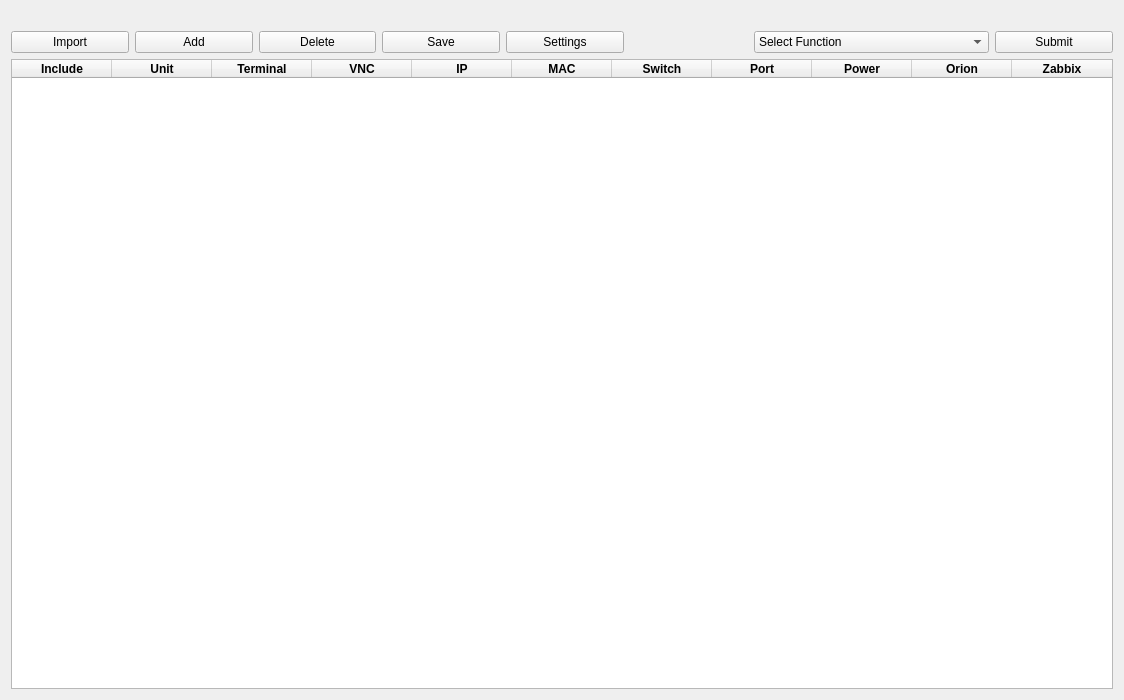
<?xml version="1.0" encoding="UTF-8"?>
<ui version="4.0">
 <class>Form</class>
 <widget class="QWidget" name="Form">
  <property name="geometry">
   <rect>
    <x>0</x>
    <y>0</y>
    <width>1124</width>
    <height>700</height>
   </rect>
  </property>
  <property name="windowTitle">
   <string>Form</string>
  </property>
  <layout class="QHBoxLayout" name="horizontalLayout">
   <item>
    <layout class="QVBoxLayout" name="layout_main" stretch="1,14">
     <item>
      <layout class="QHBoxLayout" name="layout_btnTableControlGroup" stretch="1,1,1,1,1,1,2,1">
       <property name="spacing">
        <number>6</number>
       </property>
       <property name="topMargin">
        <number>20</number>
       </property>
       <item>
        <widget class="QPushButton" name="btn_import">
         <property name="text">
          <string>Import</string>
         </property>
        </widget>
       </item>
       <item>
        <widget class="QPushButton" name="btn_add">
         <property name="text">
          <string>Add</string>
         </property>
        </widget>
       </item>
       <item>
        <widget class="QPushButton" name="btn_delete">
         <property name="text">
          <string>Delete</string>
         </property>
        </widget>
       </item>
       <item>
        <widget class="QPushButton" name="btn_save">
         <property name="text">
          <string>Save</string>
         </property>
        </widget>
       </item>
       <item>
        <widget class="QPushButton" name="btn_setting">
         <property name="text">
          <string>Settings</string>
         </property>
        </widget>
       </item>
       <item>
        <widget class="QLabel" name="label_empty">
         <property name="text">
          <string/>
         </property>
        </widget>
       </item>
       <item>
        <widget class="QComboBox" name="comboBox">
         <item>
          <property name="text">
           <string>Select Function</string>
          </property>
         </item>
         <item>
          <property name="text">
           <string>Reboot Browsers</string>
          </property>
         </item>
         <item>
          <property name="text">
           <string>Reboot Terminals</string>
          </property>
         </item>
         <item>
          <property name="text">
           <string>Get Power Data</string>
          </property>
         </item>
         <item>
          <property name="text">
           <string>Get IP / MAC</string>
          </property>
         </item>
         <item>
          <property name="text">
           <string>Get Switch / Port / Power</string>
          </property>
         </item>
         <item>
          <property name="text">
           <string>Get Orion / Zabbix</string>
          </property>
         </item>
        </widget>
       </item>
       <item>
        <widget class="QPushButton" name="btn_submit">
         <property name="text">
          <string>Submit</string>
         </property>
        </widget>
       </item>
      </layout>
     </item>
     <item>
      <widget class="QTableWidget" name="tableWidget">
       <column>
        <property name="text">
         <string>Include</string>
        </property>
        <property name="font">
         <font>
          <pointsize>9</pointsize>
          <weight>75</weight>
          <bold>true</bold>
         </font>
        </property>
       </column>
       <column>
        <property name="text">
         <string>Unit</string>
        </property>
        <property name="font">
         <font>
          <pointsize>9</pointsize>
          <weight>75</weight>
          <bold>true</bold>
         </font>
        </property>
       </column>
       <column>
        <property name="text">
         <string>Terminal</string>
        </property>
        <property name="font">
         <font>
          <pointsize>9</pointsize>
          <weight>75</weight>
          <bold>true</bold>
         </font>
        </property>
       </column>
       <column>
        <property name="text">
         <string>VNC</string>
        </property>
        <property name="font">
         <font>
          <pointsize>9</pointsize>
          <weight>75</weight>
          <bold>true</bold>
         </font>
        </property>
       </column>
       <column>
        <property name="text">
         <string comment="000.000.000.000">IP</string>
        </property>
        <property name="font">
         <font>
          <pointsize>9</pointsize>
          <weight>75</weight>
          <bold>true</bold>
         </font>
        </property>
       </column>
       <column>
        <property name="text">
         <string>MAC</string>
        </property>
        <property name="font">
         <font>
          <pointsize>9</pointsize>
          <weight>75</weight>
          <bold>true</bold>
         </font>
        </property>
       </column>
       <column>
        <property name="text">
         <string>Switch</string>
        </property>
        <property name="font">
         <font>
          <pointsize>9</pointsize>
          <weight>75</weight>
          <bold>true</bold>
         </font>
        </property>
       </column>
       <column>
        <property name="text">
         <string>Port</string>
        </property>
        <property name="font">
         <font>
          <pointsize>9</pointsize>
          <weight>75</weight>
          <bold>true</bold>
         </font>
        </property>
       </column>
       <column>
        <property name="text">
         <string>Power</string>
        </property>
        <property name="font">
         <font>
          <weight>75</weight>
          <bold>true</bold>
         </font>
        </property>
       </column>
       <column>
        <property name="text">
         <string>Orion</string>
        </property>
        <property name="font">
         <font>
          <weight>75</weight>
          <bold>true</bold>
         </font>
        </property>
       </column>
       <column>
        <property name="text">
         <string>Zabbix</string>
        </property>
        <property name="font">
         <font>
          <pointsize>9</pointsize>
          <weight>75</weight>
          <bold>true</bold>
         </font>
        </property>
       </column>
      </widget>
     </item>
    </layout>
   </item>
  </layout>
 </widget>
 <resources/>
 <connections/>
</ui>
